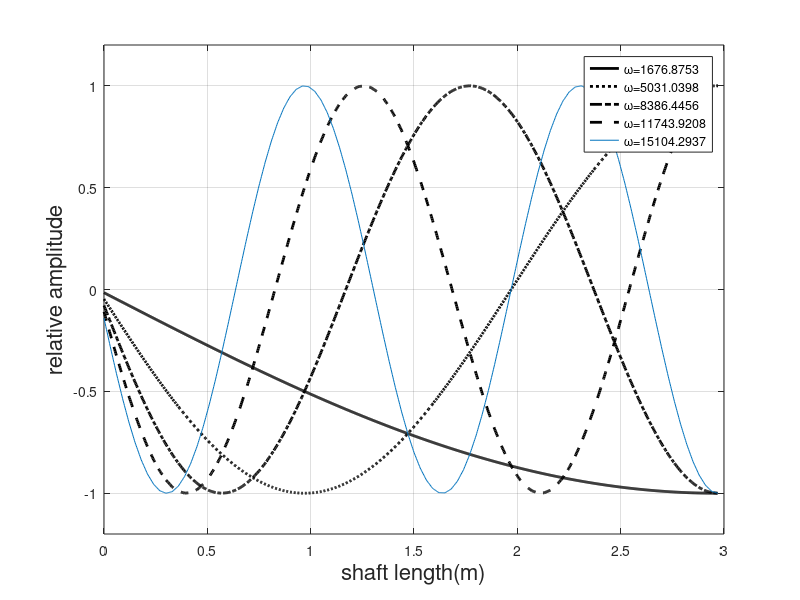

MATLAB code to generate this figure:

clearvars
clc

rho=7800; % density 7800 kg/m^3
G = 0.8e11; % in N/m^2
len = 3;      % length m
d = 0.03;   % diameters of shafts in m

nele = 100;       % no. of elements
connect = zeros(nele, 3);  
coord = zeros(nele+1,2);
coord(1,:)=[1 0];
for k = 1:nele
    v = [k k k+1]; 
    connect(k, :) = v;  
    coord(k+1,:)=[k+1 (k)*(len/nele)];
end

     
bc = 3;       %1: free-free ; 2:fixed-fixed ; 3:fixed-free ; 4:free-fixed

Ip = zeros(1,nele+1);
M = zeros(nele+1,nele+1);   %initializing global mass and stiffness matrix
K = zeros(nele+1,nele+1);

for i = 1:nele              %loop for finding elemental mass &
    nd1 = connect(i,2);     %stiffness matrix and assembly
    nd2 = connect(i,3);
    x1 = coord(nd1,2);
    x2 = coord(nd2,2);
    l = x2-x1;
    J = pi*d^4/32;
    kele(:,:,i) = G*J/l*[1 -1;-1 1];
    if(i<nele)
        mele(:,:,i) = [Ip(nd1) 0; 0 0]+ (rho*J*l/6)*[2 1; 1 2];      %disc is included only in left side
    else
        mele(:,:,i) = [Ip(nd1) 0;0 Ip(nd2)]+ (rho*J*l/6)*[2 1; 1 2];   %disc is considered in both side
    end
    %assembly
    vec = [nd1 , nd2];  %global dof vector for assembly
    for ii = 1:2
        for jj = 1:2
            K(vec(ii),vec(jj)) =K(vec(ii),vec(jj))+kele(ii,jj,i);
            M(vec(ii),vec(jj)) =M(vec(ii),vec(jj))+mele(ii,jj,i);
        end
    end
end

% imposing boundary condition

if(bc==1)       %free-free
    Kred = K;
    Mred = M;
elseif(bc==2)      %fixed-fixed
    Kred = K(2:nele,2:nele);
    Mred = M(2:nele,2:nele);
elseif(bc==3)       %fixed-free
    Kred = K(2:nele+1,2:nele+1);
    Mred = M(2:nele+1,2:nele+1);
else                %free-fixed
    Kred = K(1:nele,1:nele);
    Mred = M(1:nele,1:nele);
end

D = Mred\Kred;
[eig_vec,eig_val] = eig(D);


for i=1:nele
    wnf(i) = sqrt(eig_val(i,i))      %critical speed
    mode(:,i) = eig_vec(:,i)/max(abs(eig_vec(:,i)));   %normalised eigen vector
end

for p=1:length(wnf)-1
  for i =1:length(wnf)-1      %arranging in asceending order
    if wnf(i)>wnf(i+1)
        temp_wnf = wnf(i);
        wnf(i) = wnf(i+1);
        wnf(i+1) = temp_wnf;
        temp_mode(:,1) = mode(:,i);
        mode(:,i) = mode(:,i+1);
        mode(:,i+1) = temp_mode(:,1);
    end
  end
end


%post processing

disp('Solution is printed to a text file "output_7_7_output_FEM.txt"');
disp('mode shape is saved as "Mode_shape_output7_7_FEM.fig"');
fid = fopen('Output_7_7_FEM.txt','w');
fprintf(fid,'Finite Element method\n\n');
if rho==0
    fprintf(fid,'shaft with multiple disc \n Neglecting shaft mass\n\n\n');
else
    fprintf(fid,'shaft with multiple disc \n Considering shaft mass\n\n\n');
end    
fprintf(fid,'Number of elements = %d\n',nele);
fprintf(fid,'Density of Shaft = %d\n',rho);

if(nele <= 100)
for i=1:nele
    fprintf(fid,'Element-%d\n',i);
    fprintf(fid,'----------\n\n');
    fprintf(fid,'Mass Matrix [M]%d\n',i);
    for ii = 1:2
        for jj=1:2
            fprintf(fid,'%.2f\t',mele(ii,jj,i));
        end
        fprintf(fid,'\n');
    end
    fprintf(fid,'\n');
    fprintf(fid,'Stiffness matrix [K]%d\n',i);
    for ii = 1:2
        for jj=1:2
            fprintf(fid,'%.2f\t',kele(ii,jj,i));
        end
        fprintf(fid,'\n');
    end
    fprintf(fid,'\n');
end


fprintf(fid,'Global Mass matrix \n');
for i=1:nele+1
    for j= 1:nele+1
        fprintf(fid,'%.4f \t',M(i,j));
    end
    fprintf(fid,'\n');
end

fprintf(fid,'\n');
fprintf(fid,'Global Stiffness matrix \n');
for i=1:nele+1
    for j= 1:nele+1
        fprintf(fid,'%1.2e \t',K(i,j));
    end
    fprintf(fid,'\n');
end
fprintf(fid,'\n');
if(bc==1)
    fprintf(fid, '"Free-Free" Boundary condition\n');
elseif(bc==2)      
   fprintf(fid, 'Fixed-Fixed Boundary condition\n');
elseif(bc==3)       
   fprintf(fid, 'Fixed-Free Boundary condition\n');
else                
    fprintf(fid, 'Free-Fixed Boundary condition\n');
end
fprintf(fid,'\n');
fprintf(fid,'Natural frequencies:\n');
fprintf(fid,'%.3f \n',wnf);
fprintf(fid,'\n');
fprintf(fid,'Eigen vector matrix \n');
for i=1:length(wnf)
    for j= 1:length(wnf)
        fprintf(fid,'%.4f \t',eig_vec(i,j));
    end
    fprintf(fid,'\n');
end

fprintf(fid,'\n');
fprintf(fid,'Normalised eigen vector matrix \n');
for i=1:length(wnf)
    for j= 1:length(wnf)
        fprintf(fid,'%.4f \t',mode(i,j));
    end
    fprintf(fid,'\n');
end

fclose(fid);
end


for i = 1:length(wnf)
    phi_z=[];
    x_z = [];
    for j = 1:nele-1
        nd1 = connect(j,2);  
        nd2 = connect(j,3);
        x1 = coord(nd1,2);
        x2 = coord(nd2,2);
        l = x2-x1;
        x = x1:l/10:x2;     %dividing each element into small element for smooth mode shape
        phi1 = mode(j,i);
        phi2 = mode(j+1,i);
        for k=1:length(x)
            z = x(k)-x1;
            N1 = 1-(z/l);
            N2 = z/l;
            phi(k)=[N1 N2]*[phi1; phi2];
        end
        phi_z = [phi_z,phi];
        x_z =[x_z,x];
    end
        
    mode_1(:,i)=phi_z; % /max(abs(phi_z));  % normalised
end



h = figure(1);
set(gcf, 'Position', get(0,'Screensize'));

if(size(mode_1,2) < 4)
    nmode=size(mode_1,2);
else
    nmode=5;
end


for i = 1: nmode %length(wnf)
    if(i ==1)
        plot(x_z,mode_1(:,i), '-k', 'LineWidth', 2, 'DisplayName',['\omega=',num2str(wnf(i))]);
    elseif (i ==2)
         plot(x_z,mode_1(:,i), ':k', 'LineWidth', 2, 'DisplayName',['\omega=',num2str(wnf(i))]);
    elseif (i ==3)
         plot(x_z,mode_1(:,i),'-.k', 'LineWidth', 2, 'DisplayName',['\omega=',num2str(wnf(i))]);
    elseif (i ==4)
         plot(x_z,mode_1(:,i), '--k', 'LineWidth', 2, 'DisplayName',['\omega=',num2str(wnf(i))]);
    else
         plot(x_z,mode_1(:,i), 'DisplayName',['\omega=',num2str(wnf(i))]);
    end
         
    %hold on;
    %plot(x_z,mode_1(:,i),'Displayname',['\omega=',num2str(wnf(i))]);
    hold on;
end
grid on;
xlabel('shaft length(m)','fontsize',16);
ylabel('relative amplitude','fontsize',16);
%title('Mode shape','fontsize',20);
ylim([-1.2 1.2]);
legend('show');
saveas(h,'RD_7_7_mode_shape_FEM','png');
%----------------------------------------------------------------------